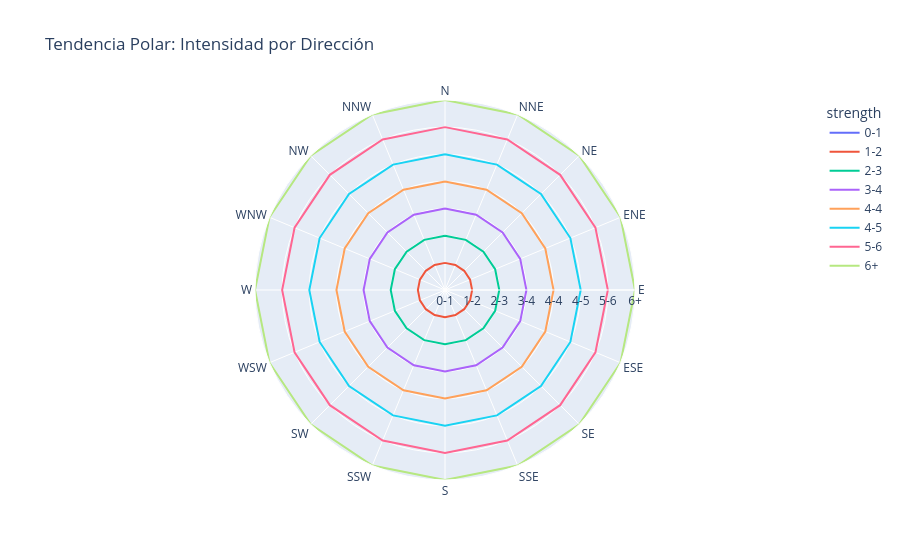

The cell this chart's notebook holds for it:
### Markdown cell above
Paso 3: Gráfico de Líneas Polar (Line Polar)
Útil para observar tendencias continuas o cierres de ciclos. En este caso, conectaremos los niveles de fuerza por dirección.

### Code cell
fig2 = px.line_polar(wind_df, 
                      r="strength", 
                      theta="direction", 
                      color="strength",
                      line_close=True, # Cierra el círculo de la línea
                      title="Tendencia Polar: Intensidad por Dirección")
fig2.show()

### Figure 1 — Plotly figure (JSON) as saved in the notebook; plotly's stock layout.template omitted (floating-point values rounded to 4 significant figures)
{"data": [{"hovertemplate": "strength=%{r}<br>direction=%{theta}<extra></extra>", "legendgroup": "0-1", "line": {"color": "#636efa", "dash": "solid"}, "marker": {"symbol": "circle"}, "mode": "lines", "name": "0-1", "r": ["0-1", "0-1", "0-1", "0-1", "0-1", "0-1", "0-1", "0-1", "0-1", "0-1", "0-1", "0-1", "0-1", "0-1", "0-1", "0-1", "0-1"], "showlegend": true, "subplot": "polar", "theta": ["N", "NNE", "NE", "ENE", "E", "ESE", "SE", "SSE", "S", "SSW", "SW", "WSW", "W", "WNW", "NW", "NNW", "N"], "type": "scatterpolar"}, {"hovertemplate": "strength=%{r}<br>direction=%{theta}<extra></extra>", "legendgroup": "1-2", "line": {"color": "#EF553B", "dash": "solid"}, "marker": {"symbol": "circle"}, "mode": "lines", "name": "1-2", "r": ["1-2", "1-2", "1-2", "1-2", "1-2", "1-2", "1-2", "1-2", "1-2", "1-2", "1-2", "1-2", "1-2", "1-2", "1-2", "1-2", "1-2"], "showlegend": true, "subplot": "polar", "theta": ["N", "NNE", "NE", "ENE", "E", "ESE", "SE", "SSE", "S", "SSW", "SW", "WSW", "W", "WNW", "NW", "NNW", "N"], "type": "scatterpolar"}, {"hovertemplate": "strength=%{r}<br>direction=%{theta}<extra></extra>", "legendgroup": "2-3", "line": {"color": "#00cc96", "dash": "solid"}, "marker": {"symbol": "circle"}, "mode": "lines", "name": "2-3", "r": ["2-3", "2-3", "2-3", "2-3", "2-3", "2-3", "2-3", "2-3", "2-3", "2-3", "2-3", "2-3", "2-3", "2-3", "2-3", "2-3", "2-3"], "showlegend": true, "subplot": "polar", "theta": ["N", "NNE", "NE", "ENE", "E", "ESE", "SE", "SSE", "S", "SSW", "SW", "WSW", "W", "WNW", "NW", "NNW", "N"], "type": "scatterpolar"}, {"hovertemplate": "strength=%{r}<br>direction=%{theta}<extra></extra>", "legendgroup": "3-4", "line": {"color": "#ab63fa", "dash": "solid"}, "marker": {"symbol": "circle"}, "mode": "lines", "name": "3-4", "r": ["3-4", "3-4", "3-4", "3-4", "3-4", "3-4", "3-4", "3-4", "3-4", "3-4", "3-4", "3-4", "3-4", "3-4", "3-4", "3-4", "3-4"], "showlegend": true, "subplot": "polar", "theta": ["N", "NNE", "NE", "ENE", "E", "ESE", "SE", "SSE", "S", "SSW", "SW", "WSW", "W", "WNW", "NW", "NNW", "N"], "type": "scatterpolar"}, {"hovertemplate": "strength=%{r}<br>direction=%{theta}<extra></extra>", "legendgroup": "4-4", "line": {"color": "#FFA15A", "dash": "solid"}, "marker": {"symbol": "circle"}, "mode": "lines", "name": "4-4", "r": ["4-4", "4-4", "4-4", "4-4", "4-4", "4-4", "4-4", "4-4", "4-4", "4-4", "4-4", "4-4", "4-4", "4-4", "4-4", "4-4", "4-4"], "showlegend": true, "subplot": "polar", "theta": ["N", "NNE", "NE", "ENE", "E", "ESE", "SE", "SSE", "S", "SSW", "SW", "WSW", "W", "WNW", "NW", "NNW", "N"], "type": "scatterpolar"}, {"hovertemplate": "strength=%{r}<br>direction=%{theta}<extra></extra>", "legendgroup": "4-5", "line": {"color": "#19d3f3", "dash": "solid"}, "marker": {"symbol": "circle"}, "mode": "lines", "name": "4-5", "r": ["4-5", "4-5", "4-5", "4-5", "4-5", "4-5", "4-5", "4-5", "4-5", "4-5", "4-5", "4-5", "4-5", "4-5", "4-5", "4-5", "4-5"], "showlegend": true, "subplot": "polar", "theta": ["N", "NNE", "NE", "ENE", "E", "ESE", "SE", "SSE", "S", "SSW", "SW", "WSW", "W", "WNW", "NW", "NNW", "N"], "type": "scatterpolar"}, {"hovertemplate": "strength=%{r}<br>direction=%{theta}<extra></extra>", "legendgroup": "5-6", "line": {"color": "#FF6692", "dash": "solid"}, "marker": {"symbol": "circle"}, "mode": "lines", "name": "5-6", "r": ["5-6", "5-6", "5-6", "5-6", "5-6", "5-6", "5-6", "5-6", "5-6", "5-6", "5-6", "5-6", "5-6", "5-6", "5-6", "5-6", "5-6"], "showlegend": true, "subplot": "polar", "theta": ["N", "NNE", "NE", "ENE", "E", "ESE", "SE", "SSE", "S", "SSW", "SW", "WSW", "W", "WNW", "NW", "NNW", "N"], "type": "scatterpolar"}, {"hovertemplate": "strength=%{r}<br>direction=%{theta}<extra></extra>", "legendgroup": "6+", "line": {"color": "#B6E880", "dash": "solid"}, "marker": {"symbol": "circle"}, "mode": "lines", "name": "6+", "r": ["6+", "6+", "6+", "6+", "6+", "6+", "6+", "6+", "6+", "6+", "6+", "6+", "6+", "6+", "6+", "6+", "6+"], "showlegend": true, "subplot": "polar", "theta": ["N", "NNE", "NE", "ENE", "E", "ESE", "SE", "SSE", "S", "SSW", "SW", "WSW", "W", "WNW", "NW", "NNW", "N"], "type": "scatterpolar"}], "layout": {"legend": {"title": {"text": "strength"}, "tracegroupgap": 0}, "polar": {"angularaxis": {"direction": "clockwise", "rotation": 90}, "domain": {"x": [0, 1], "y": [0, 1]}, "radialaxis": {"categoryarray": ["0-1", "1-2", "2-3", "3-4", "4-4", "4-5", "5-6", "6+"], "categoryorder": "array"}}, "title": {"text": "Tendencia Polar: Intensidad por Dirección"}}}
